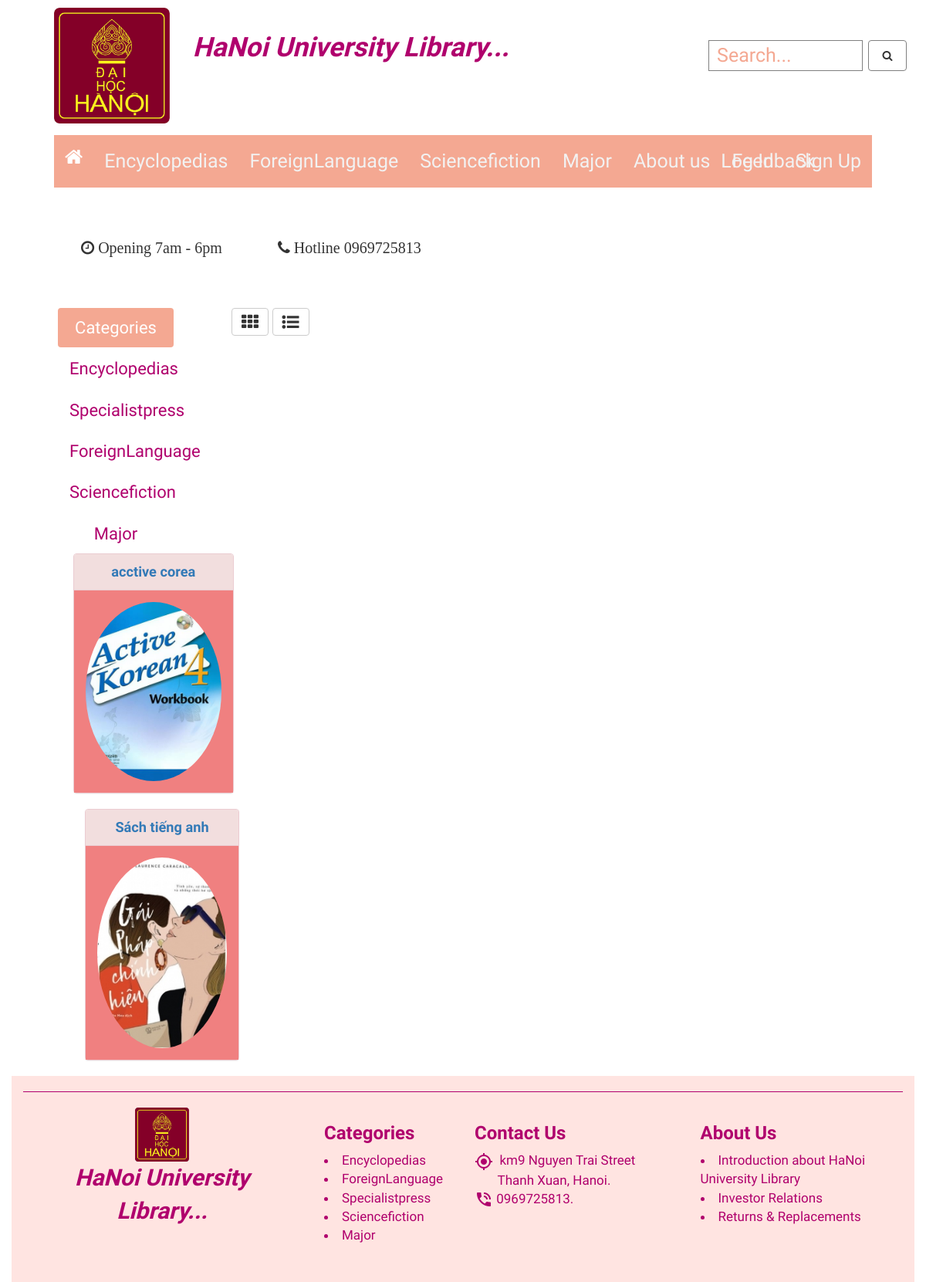
Page /ForeignLanguage.php on the committed database.
### tables this page shows
CREATE TABLE `book` (
  `b_id` varchar(10) NOT NULL,
  `b_name` text,
  `b_img` text,
  `b_des` text,
  `cate_id` varchar(11) DEFAULT NULL,
  `b_date` date DEFAULT NULL
);

### sql.php (called while the page is built, shortened)
<?php
require 'connect.php';
$show_ForeignLanguage = "SELECT b_id, b_name,b_img,b_des FROM `book` WHERE cate_id='A'";
$ForeignLanguage = mysqli_query($conn, $show_ForeignLanguage);
$ForeignLanguage = mysqli_fetch_all($ForeignLanguage, MYSQLI_ASSOC);

### ForeignLanguage.php (the view, shortened to what this page needs)
<body>
  <?php
  include 'templates/header_navi.php';
  include 'templates/verticalmenu.php';
  include 'sql.php';
  ?>
  <div class="container" style="font-family:Delius;font-size: 130%;margin-top: 10px">
    <span style="margin-left: 100px">
     <button id="n" class="btn btn-default" style="font-size: 22px"><i class="fa fa-th"></i></button>
     <button id="d" class="btn btn-default" style="font-size: 22px"><i class="fa fa-list-ul"></i></button>
   </span>
<br><br>
  <div class="col-sm-10" style="margin-left: 50px;text-align:center;">
  <div class="row">
          <?php foreach ($ForeignLanguage as $field => $value) { ?>
    <div class="ngang">
    <div class="col-sm-3">
      <div class="panel panel-danger">
          <div class="panel-heading">
            <a href="detail.php?id=<?php echo $value['b_id']?>"><b><?php echo $value['b_name']; ?></b>
            </a></div>
          <div class="panel-body" style="background-color:#F08080">
            <a href="detail.php?id=<?php echo $value['pro_id']?>">
            <img src="images/<?php echo $value['b_img']; ?>" class="img-circle" style="width:100%"></a></div>
          </div>
      </div>
    </div>
    </div>
    <?php } ?>
       </div></div></div>
</body>
<?php
include 'templates/footer.php';
?>
</body>
</html>

### templates/header_navi.php (style rules this page uses)
body { margin: 0px; }

### rows in the picture
book: b_name "acctive corea", b_img (picture)
book: b_name "Sách tiếng anh", b_img (picture)
